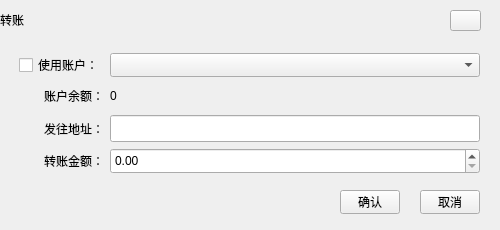
<?xml version="1.0" encoding="UTF-8"?>
<ui version="4.0">
 <class>TransferWidgetUB</class>
 <widget class="QDialog" name="TransferWidget">
  <property name="geometry">
   <rect>
    <x>0</x>
    <y>0</y>
    <width>500</width>
    <height>230</height>
   </rect>
  </property>
  <property name="windowTitle">
   <string>Dialog</string>
  </property>
  <widget class="QLabel" name="title_Label">
   <property name="geometry">
    <rect>
     <x>0</x>
     <y>0</y>
     <width>500</width>
     <height>40</height>
    </rect>
   </property>
   <property name="text">
    <string>转账</string>
   </property>
  </widget>
  <widget class="QToolButton" name="closeBtn">
   <property name="geometry">
    <rect>
     <x>450</x>
     <y>10</y>
     <width>31</width>
     <height>21</height>
    </rect>
   </property>
   <property name="cursor">
    <cursorShape>PointingHandCursor</cursorShape>
   </property>
   <property name="text">
    <string/>
   </property>
  </widget>
  <widget class="QToolButton" name="okBtn">
   <property name="geometry">
    <rect>
     <x>340</x>
     <y>190</y>
     <width>60</width>
     <height>24</height>
    </rect>
   </property>
   <property name="cursor">
    <cursorShape>PointingHandCursor</cursorShape>
   </property>
   <property name="text">
    <string>确认</string>
   </property>
  </widget>
  <widget class="QToolButton" name="cancelBtn">
   <property name="geometry">
    <rect>
     <x>420</x>
     <y>190</y>
     <width>60</width>
     <height>24</height>
    </rect>
   </property>
   <property name="cursor">
    <cursorShape>PointingHandCursor</cursorShape>
   </property>
   <property name="text">
    <string>取消</string>
   </property>
  </widget>
  <widget class="QWidget" name="layoutWidget">
   <property name="geometry">
    <rect>
     <x>19</x>
     <y>53</y>
     <width>461</width>
     <height>121</height>
    </rect>
   </property>
   <layout class="QGridLayout" name="gridLayout">
    <item row="0" column="0">
     <widget class="QCheckBox" name="checkBox">
      <property name="text">
       <string>使用账户：</string>
      </property>
     </widget>
    </item>
    <item row="0" column="1">
     <widget class="QComboBox" name="comboBox">
      <property name="sizePolicy">
       <sizepolicy hsizetype="Preferred" vsizetype="Preferred">
        <horstretch>0</horstretch>
        <verstretch>0</verstretch>
       </sizepolicy>
      </property>
     </widget>
    </item>
    <item row="1" column="0">
     <widget class="QLabel" name="label_3">
      <property name="text">
       <string>账户余额：</string>
      </property>
      <property name="alignment">
       <set>Qt::AlignRight|Qt::AlignTrailing|Qt::AlignVCenter</set>
      </property>
     </widget>
    </item>
    <item row="1" column="1">
     <widget class="QLabel" name="label_balance">
      <property name="text">
       <string>0</string>
      </property>
     </widget>
    </item>
    <item row="2" column="0">
     <widget class="QLabel" name="label_4">
      <property name="text">
       <string>发往地址：</string>
      </property>
      <property name="alignment">
       <set>Qt::AlignRight|Qt::AlignTrailing|Qt::AlignVCenter</set>
      </property>
     </widget>
    </item>
    <item row="2" column="1">
     <widget class="QLineEdit" name="lineEdit">
      <property name="sizePolicy">
       <sizepolicy hsizetype="Expanding" vsizetype="Preferred">
        <horstretch>0</horstretch>
        <verstretch>0</verstretch>
       </sizepolicy>
      </property>
     </widget>
    </item>
    <item row="3" column="0">
     <widget class="QLabel" name="label_5">
      <property name="text">
       <string>转账金额：</string>
      </property>
      <property name="alignment">
       <set>Qt::AlignRight|Qt::AlignTrailing|Qt::AlignVCenter</set>
      </property>
     </widget>
    </item>
    <item row="3" column="1">
     <widget class="QDoubleSpinBox" name="doubleSpinBox">
      <property name="sizePolicy">
       <sizepolicy hsizetype="Minimum" vsizetype="Preferred">
        <horstretch>0</horstretch>
        <verstretch>0</verstretch>
       </sizepolicy>
      </property>
     </widget>
    </item>
   </layout>
  </widget>
 </widget>
 <resources/>
 <connections/>
</ui>
